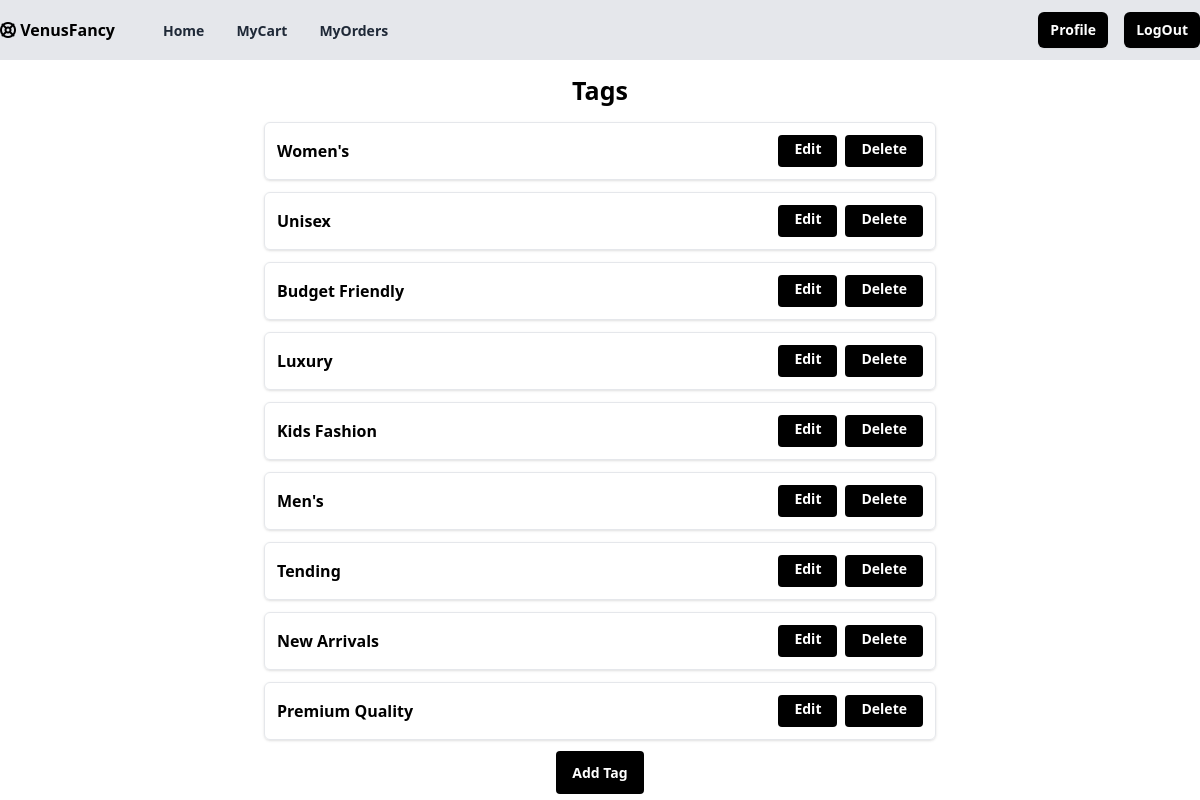
The app's page /tag/all/ (signed in) with its own data.
### myfancy/models.py (models this page shows)
class Tag(models.Model):
    title=models.CharField(max_length=200,unique=True)
    created_date=models.DateTimeField(auto_now_add=True)
    updated_date=models.DateTimeField(auto_now=True)
    is_active=models.BooleanField(default=True)
    def __str__(self):
        return self.title

### myfancy/views.py (the view)
# urls.py: path("tag/all/",views.TagListView.as_view(),name="tag-all"),
@method_decorator(signin_required,name="dispatch")
class TagListView(ListView):
    model=Tag
    template_name="shop/tag_list.html"
    context_object_name="tags"

### myfancy/templates/shop/tag_list.html
{% extends "shop/base.html" %}
{% block main_block %}
{%if tags%}
<div class="my-3 mx-auto text-center"><label for=""><h1 class="text-[25px]"><b>Tags</b></h1></label></div>
    {%for t in tags%}
    <div class="flex max-w-2xl flex-col items-center rounded-md border md:flex-row mx-auto mt-3 shadow border p-3">
        <div class="flex justify-between items-center w-full">
            <b>{{t}}</b>
            <div class="flex space-x-2">
                <a href="{% url 'tag-edit' t.id %}" class="h-8 rounded bg-black px-4 py-1 text-white text-sm font-semibold hover:bg-gray-800 focus:outline-none">Edit</a>
                <a href="{% url 'tag-delete' t.id %}" class="h-8 rounded bg-black px-4 py-1 text-white text-sm font-semibold hover:bg-gray-800 focus:outline-none">Delete</a>
            </div>
        </div>
    </div>
    {%endfor%}
    {%else%}
        <div class="text-center"><b>No Tag Yet</b></div>
    {%endif%}
    <div class="my-5">
    <center>
    <a href="{% url 'tag-add'%}" class="h-8 rounded bg-black px-4 py-3 text-white text-sm font-semibold hover:bg-gray-800 focus:outline-none">Add Tag</a>
    </center>
    </div>
{%endblock%}

### records on screen
Tag: title "Women's"
Tag: title "Unisex"
Tag: title "Budget Friendly"
Tag: title "Luxury"
Tag: title "Kids Fashion"
Tag: title "Men's"
Tag: title "Tending"
Tag: title "New Arrivals"
Tag: title "Premium Quality"
